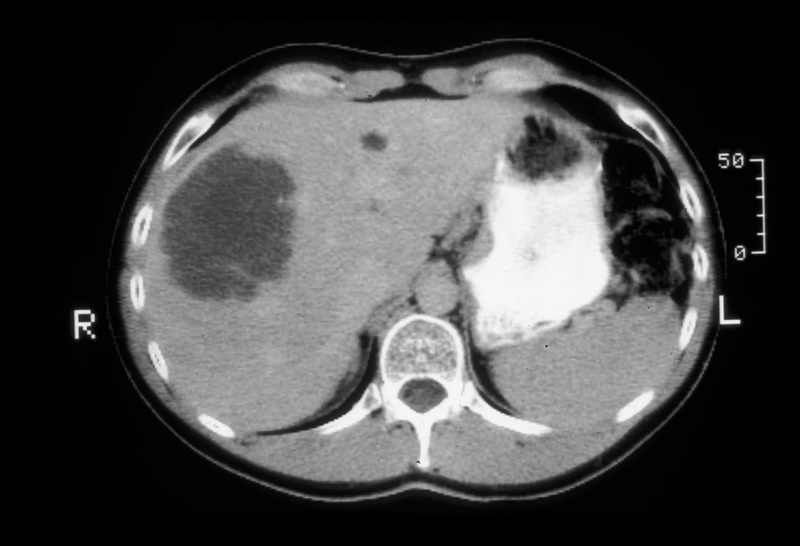
#> input picture Thammu/dddd.jpg, 800 x 546 px
$ python Thammu.py
#> lines starting #> are read from the running program, lines starting #| are printed output that depends on the picture; after the words box and inside, x2 and y2 are one past the last pixel; in counts of white or black regions, pixels touching at a corner belong together
import cv2
import numpy as np

# Execute the program By insatalling Python and OpenCV . Check Google for setting up OpenCV for Python.


def thresh_callback(thresh=40):
	# Here we will be taking the Blur image after the Median Blur process and Set some threshold to it
	edges = cv2.Canny(blur,thresh,thresh*2)
	drawing = np.zeros(img.shape,np.uint8) # Image to draw the contours
	# Contour is process of Highlighting the edges that found for a given threshold. Since there will be many edges we use a loop to point all all the
	# Contour in one image
	contours,hierarchy = cv2.findContours(edges,cv2.RETR_TREE,cv2.CHAIN_APPROX_NONE)
	for cnt in contours:
		# color = np.random.randint(0,255,(3)).tolist() # Select a random color for every Edge Uncomment this line to make your Edges Full of colors.[Not Recommended]
		cv2.drawContours(drawing,[cnt],0,(0,255,0),2) # For now i've taken a single Color to Highlight the Contour [Green Color]
		cv2.imshow('output',drawing) # Getting the Countour as a separate image.
	cv2.imshow('input',img) # Showing the original image for Reference.
	# cv2.imshow('superimposed', )


# ****************      Image should be in the same folder as this program is     *************************
#---------------------------
#                     |
# Program Stars here  |
#                     |
#                     *
# Method 1
#---------------------------

# Take the image; Change the Name if Necessary.
img = cv2.imread('dddd.jpg')
#> img is the input picture: shape (546, 800, 3); min 0, max 250, mean 71.7
# Convert the image to Black and white
gray = cv2.cvtColor(img,cv2.COLOR_BGR2GRAY)
# Equalize the Histogram which helps in distinguishing the black and white spots distintivly
equ = cv2.equalizeHist(gray) # Remember histogram equalization works only for grayscale images :
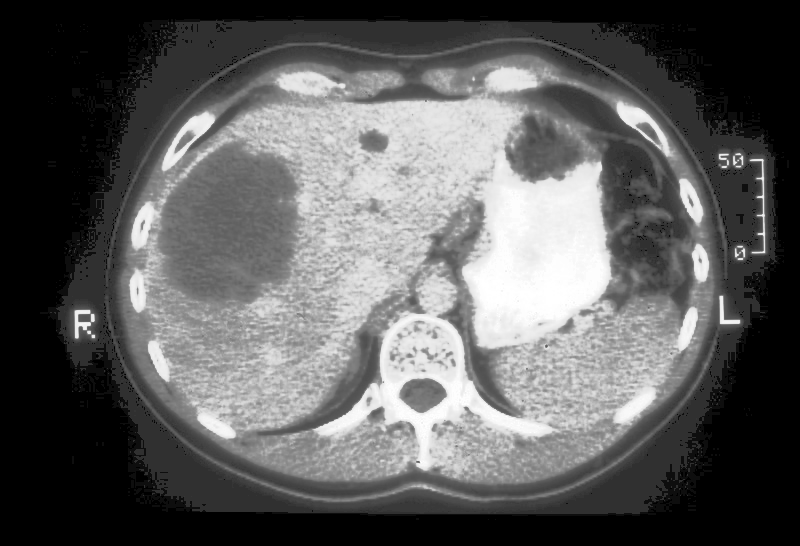
#> equ: shape (546, 800); min 0, max 255, mean 93.3
# To view the Histogram Equalized image Uncomment the below lines , I;ve shown all the images just execute the program
# cv2.imshow("Equalized Histogram",equ)
# cv2.waitKey()

# Here we are applying 3 Major steps to process the image. For that we need to take a Kernel (some thing like a brush)
# Which does these jobs of erosion (removing or thining the gaps ) and dialation (thickening or spreading the gaps) [for our understanding]
# I've taken kernal of 20,20 , feel free to change :)
kernel = np.ones((20,20),np.uint8)

# Dialate the image to remove the small black dots on equalized hist so that unwanted noise is removed
dilation = cv2.dilate(equ,kernel,iterations = 1)
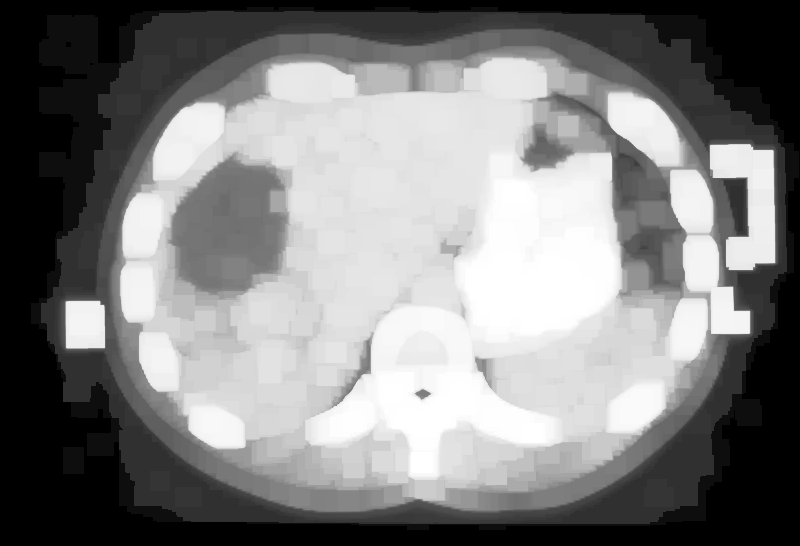
#> dilation: shape (546, 800); min 0, max 255, mean 128.7
# Apply erosion using the same kernal to Dilated image for Highlighting the large greyed out or blackened Area. Which is Tumor in this case.
erosion = cv2.erode(dilation,kernel,iterations = 1)
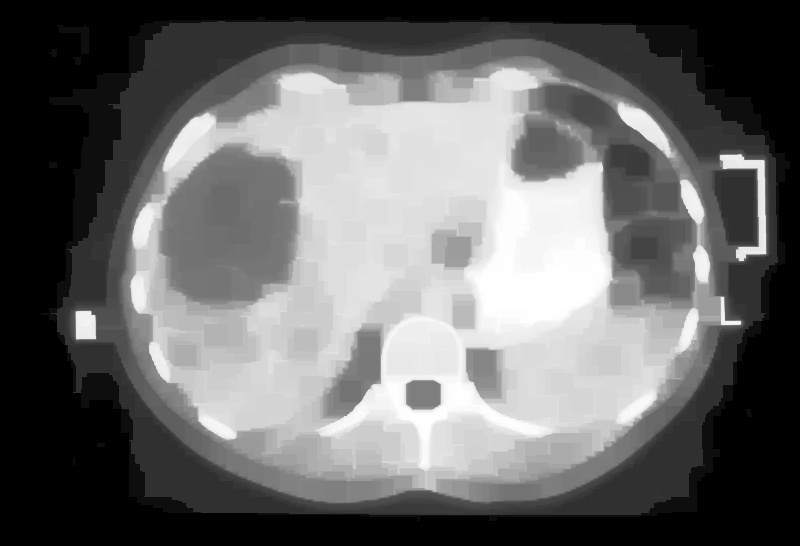
#> erosion: shape (546, 800); min 0, max 255, mean 106.3

# Here we can apply 3 Kinds of blur for smoothening the image. As the image after the Erosion of Dilated image will be filled with Blocks of the kernal Size
# Inorder to remove the pixaled kernal on the image we perform smootheing the image for regaining the original form. By this we complete Removing the noise.
# One is Gaussian Blur, Normal Blur and other is Median Blur. In this case After many trials i've realized Median Blur is Better suited rather than Gaussioan
# as Gaussian highly depends on the sigma input which must be changed per image basis to get the exact out put we desire.

# Feel free to test all the cases :) by uncommenting below line (Try with any one of them )

# g_blur = cv2.GaussianBlur(erosion,(5,5),0)
# blur = cv2.blur(g_blur,(5,5))
blur = cv2.medianBlur(erosion,5)

# A brief Viewing of the source images and processed image
cv2.imshow('Source Image',img)
cv2.imshow('Histogram Equalized',equ)
cv2.imshow('blurred',blur)
cv2.waitKey(0)
cv2.destroyAllWindows()

# Here we enter the main concept of grabbing the Tumor.
# We will be using Canny Edge detection. But for "Canny" to work we need to set some threshold
# Threshold is nothing but a Value {array of values} which will determine edges.
# Since the Threshold Determines the Edges and Its higly Unlikely that each image is same as the next I've Put a Threshold Bar Where in you
# can change the value and determine the edges of the contour. I recommend to test this with various Images and check
# The Fuction is just a mapper to adjust the Threshold
cv2.namedWindow('input',cv2.WINDOW_AUTOSIZE)
thresh = 100
max_thresh = 255
cv2.createTrackbar('canny thresh:','input',thresh,max_thresh,thresh_callback)
thresh_callback(thresh)
#> in thresh_callback, `edges = cv2.Canny(blur,thresh,thresh*2)`:
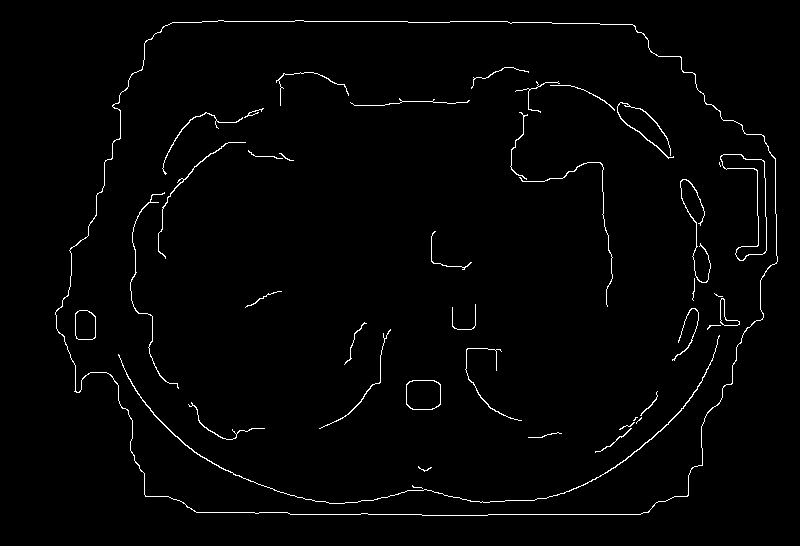
#> edges: shape (546, 800); 1.6% white in thin lines or dots, all inside (x1, y1, x2, y2) = (55, 20, 778, 516)
#> in thresh_callback, `contours,hierarchy = cv2.findContours(edges,cv2.RETR_TREE,cv2.CHAIN_AP..`: contours = 46 contours, 23 with area under 20; largest, box (x1, y1, x2, y2) and area: (55, 20, 778, 516) 304350, (55, 20, 778, 516) 304202, (720, 154, 767, 261) 1391, (720, 154, 767, 261) 1365, (406, 380, 441, 410) 933
#> the loop in thresh_callback, `for cnt in contours:` made 46 passes
#> after the loop in thresh_callback, `for cnt in contours:`:
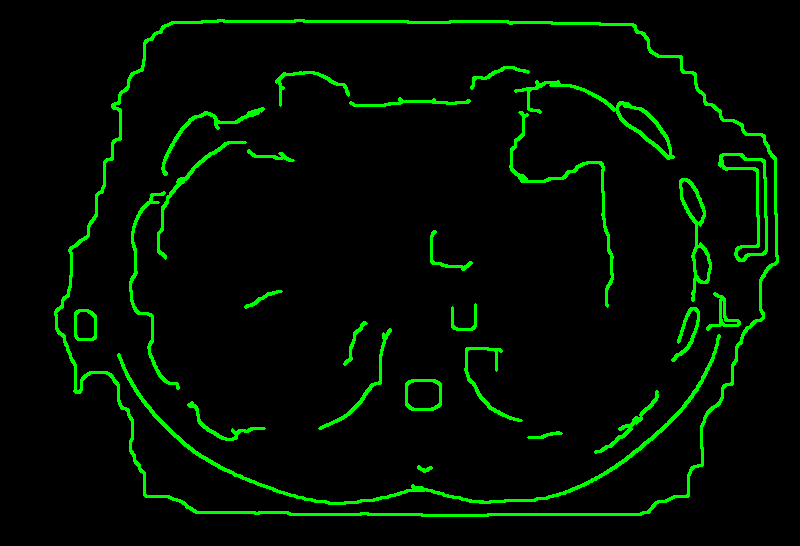
#> drawing: shape (546, 800, 3); mean of channels 0, 1, 2 0, 12.9, 0; drawn as B, G, R
if cv2.waitKey(0) == 27:
#> (key Esc is pressed here)
	cv2.destroyAllWindows()


# Method 2

# This is for validation only.. Not for Demostration. Sonta telivi kinda.
# This the 2nd method where in i've declared Upper and lower limit of the color range
# Of the Tumor. Then abstracted the image out the original image. Now we can apply various shapes
# on it and superimpose that image on the Original.
boundaries = [([103, 86, 65], [145, 133, 128])]
for (lower, upper) in boundaries:

	lower = np.array(lower, dtype = "uint8")
	upper = np.array(upper, dtype = "uint8")

	# find the colors within the specified boundaries and apply
	# the mask
	mask = cv2.inRange(img, lower, upper)
	output = cv2.bitwise_and(img, img, mask = mask)
	# show the images
	cv2.imshow("BruteForce For Checking", np.hstack([img, output]))
	cv2.waitKey(0)
#> this loop made 1 pass
#> pass 1, `output = cv2.bitwise_and(img, img, mask = mask)`:
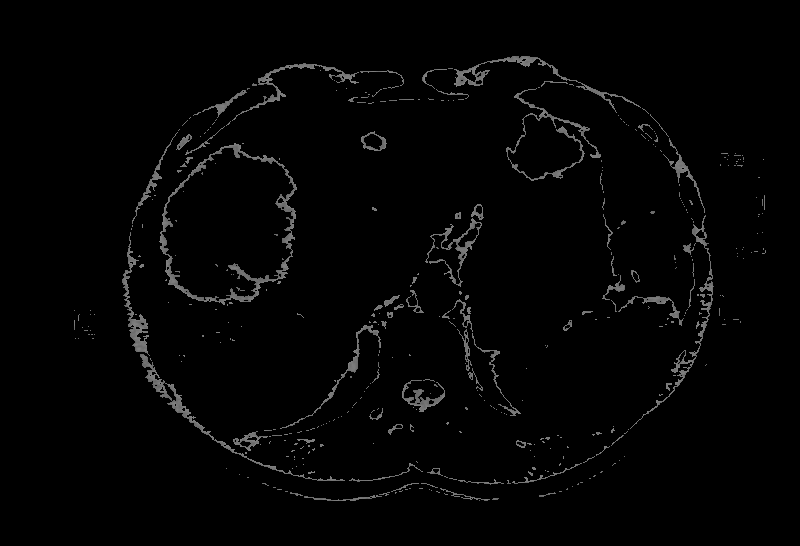
#> output: shape (546, 800, 3); min 0, max 128, mean 3.9
#> pass 1, `cv2.imshow("BruteForce For Checking", np.hstack([img, output]))`:
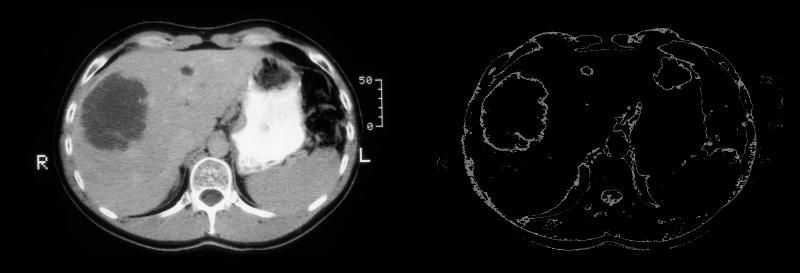
#> window 'BruteForce For Checking': shape (546, 1600, 3) (shown at 1/2 size); min 0, max 250, mean 37.8

$ run again, with Thammu/liver.jpg copied over Thammu/dddd.jpg
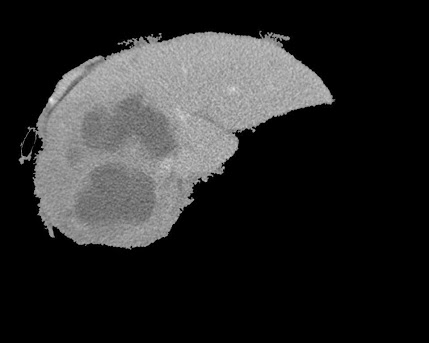
#> input picture Thammu/liver.jpg, 429 x 343 px
#> img is the input picture: shape (343, 429, 3); min 0, max 235, mean 41
#> in thresh_callback, `edges = cv2.Canny(blur,thresh,thresh*2)`:
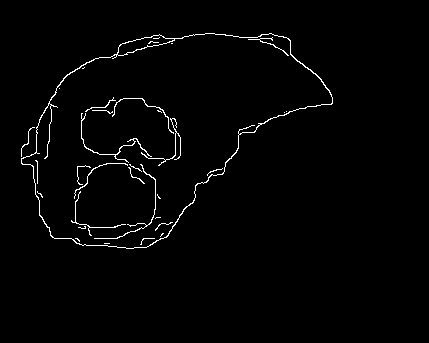
#> edges: shape (343, 429); 1.6% white in thin lines or dots, all inside (x1, y1, x2, y2) = (21, 33, 333, 249)
#> contours = 35 contours, 29 with area under 20; largest, box (x1, y1, x2, y2) and area: (21, 33, 333, 249) 40534, (21, 33, 333, 249) 39832, (117, 34, 175, 56) 492, (81, 113, 152, 163) 40, (94, 164, 156, 239) 27, (112, 98, 174, 134) 22
#> the loop in thresh_callback, `for cnt in contours:` made 35 passes
#> cnt on passes 26, 27, 32, 33, 34: [[284, 112]], [[286, 111]], [[59, 88]], [[84, 67], [83, 68], [82, 68], [83, 68]], [[171, 43], [172, 43]]
#> the loop `for (lower, upper) in boundaries: ` made 1 pass
#> pass 1, `cv2.imshow("BruteForce For Checking", np.hstack([img, output]))`:
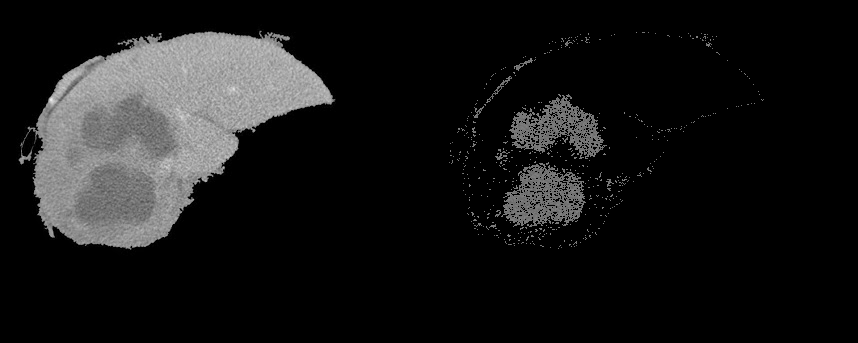
#> window 'BruteForce For Checking': shape (343, 858, 3); min 0, max 235, mean 23.3

$ run again, with Thammu/dumbo.png saved as Thammu/dddd.jpg
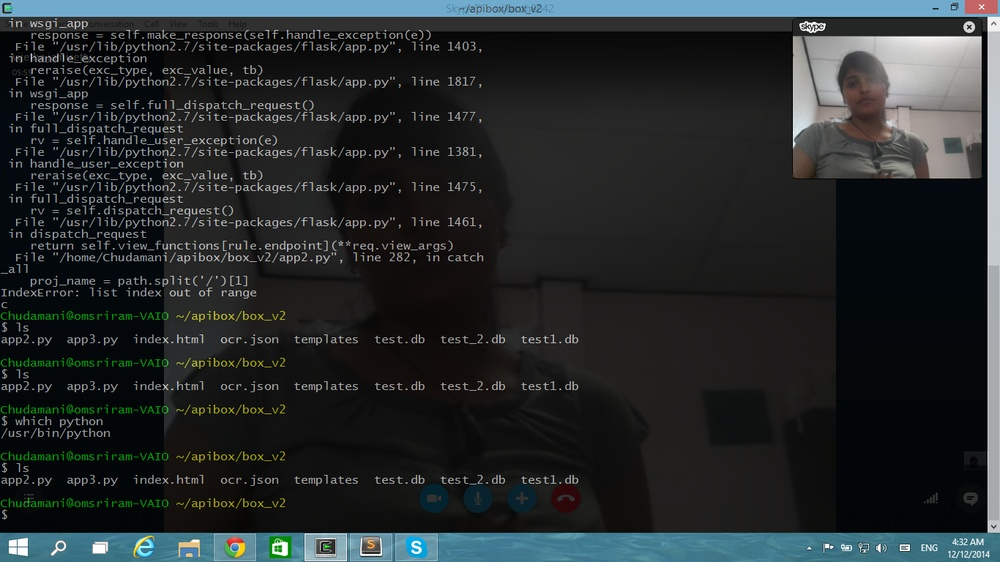
#> input picture Thammu/dumbo.png, 1000 x 562 px, shrunk from 1366 x 768 before the run
#> img is the input picture: shape (562, 1000, 3); mean B, G, R 44, 42.6, 37.4
#> in thresh_callback, `edges = cv2.Canny(blur,thresh,thresh*2)`:
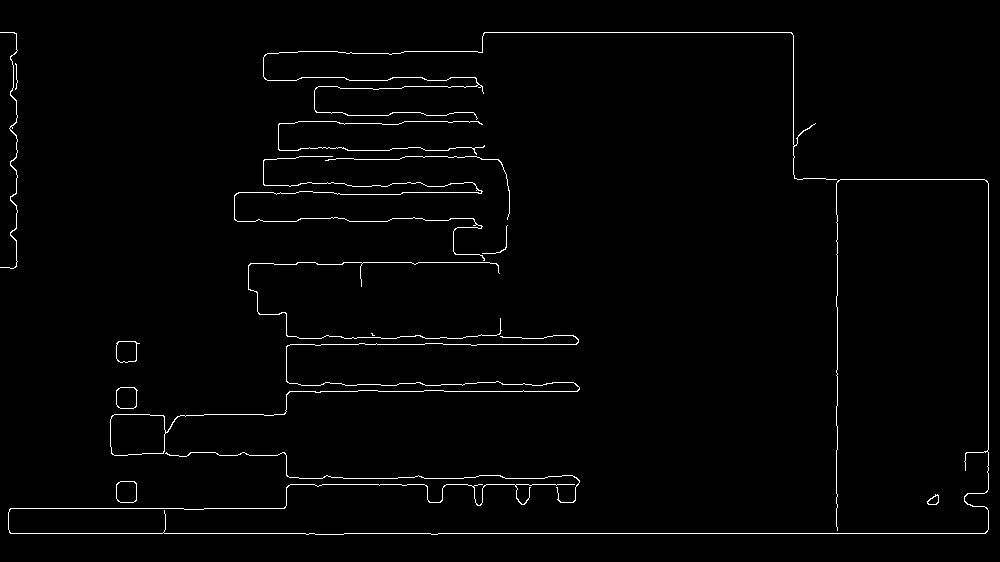
#> edges: shape (562, 1000); 1.6% white in thin lines or dots, all inside (x1, y1, x2, y2) = (0, 32, 989, 535)
#> contours = 21 contours, 5 with area under 20; largest, box (x1, y1, x2, y2) and area: (110, 335, 580, 456) 2165, (110, 414, 166, 456) 2118, (116, 387, 138, 409) 404, (116, 481, 137, 503) 403, (116, 341, 140, 363) 400
#> the loop in thresh_callback, `for cnt in contours:` made 21 passes
#> the loop `for (lower, upper) in boundaries: ` made 1 pass
#> pass 1, `cv2.imshow("BruteForce For Checking", np.hstack([img, output]))`:
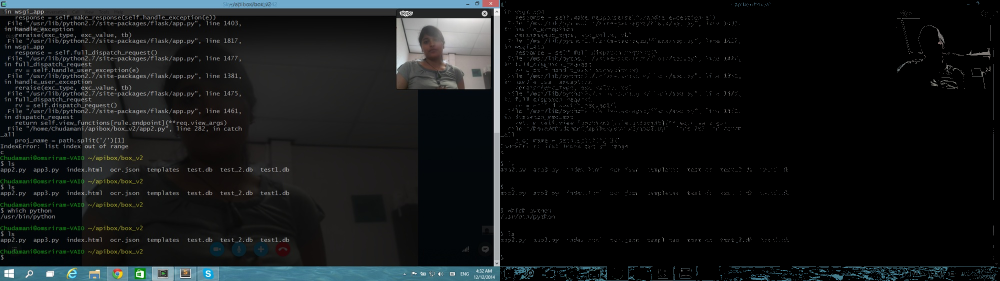
#> window 'BruteForce For Checking': shape (562, 2000, 3) (shown at 1/2 size); mean B, G, R 23.6, 22.8, 19.9
